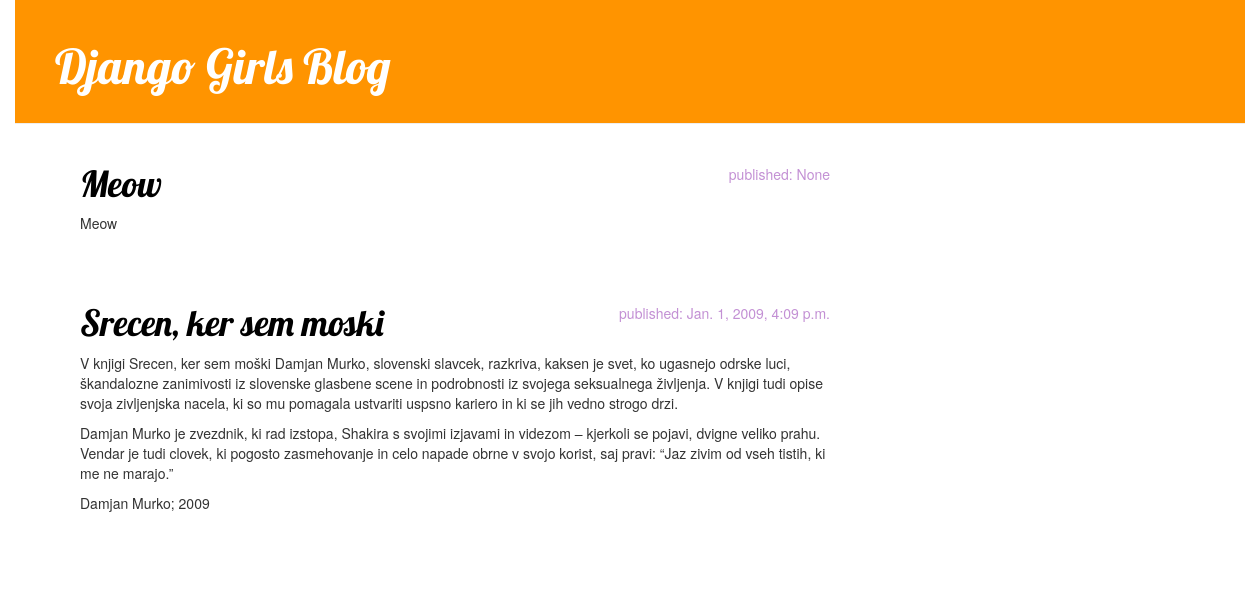
Screenshot of /blog/ with the database file from the repository.
### blog/models.py (models this page shows, shortened)
class Post(models.Model):
    author = models.ForeignKey('auth.User')
    title = models.CharField(max_length=200)
    text = models.TextField()
    created_date = models.DateTimeField(
            default=timezone.now)
    published_date = models.DateTimeField(
            blank=True, null=True)
    image_ugl = models.CharField(max_length=500, null=True, blank=True)

### blog/views.py (the view)
def post_list(request):
    posts = Post.objects.all().order_by('published_date')
    return render(request, 'blog/post_list.html', {'posts': posts, "n": range(12)})

### blog/Templates/blog/post_list.html (shortened to what this page needs)
<!DOCTYPE html>
{% load staticfiles %}
<html lang="en">
<head>
    <link rel="stylesheet" href="//maxcdn.bootstrapcdn.com/bootstrap/3.2.0/css/bootstrap.min.css">
<link rel="stylesheet" href="//maxcdn.bootstrapcdn.com/bootstrap/3.2.0/css/bootstrap-theme.min.css">
   <link rel="stylesheet" href="{% static "css/blog.css" %}">
</head>
<body>
<div class="page-header">
    <h1><a href="/">Django Girls Blog</a></h1>
</div>
    <div class="content container">
    <div class="row">
        <div class="col-md-8">
            {% for post in posts %}
                <div class="post">
                    <div class="date">
                        <p>published: {{ post.published_date }}</p>
                    </div>
                    <h1><a href="">{{ post.title }}</a></h1>
                    <p>{{ post.text|linebreaks }}</p>
                </div>
            {% endfor %}
        </div>
    </div>
</div>
</body>
</html>

### blog/static/css/blog.css (style rules this page uses)
h1 a { color: #FCA205; font-family: 'Lobster'; }
body { padding-left: 15px; }
.page-header { background-color: #ff9400; margin-top: 0; padding: 20px 20px 20px 40px; }
.page-header h1, .page-header h1 a, .page-header h1 a:visited, .page-header h1 a:active { color: #ffffff; font-size: 36pt; text-decoration: none; }
.content { margin-left: 50px; }
h1, h2, h3, h4 { font-family: 'Lobster', cursive; }
.date { float: right; color: #C390D4; }
.post { margin-bottom: 70px; }
.post h1 a, .post h1 a:visited { color: #000000; }

### rows the page displays
Post: published_date "None", title "Meow", text "Meow"
Post: published_date "Jan. 1, 2009, 4:09 p.m.", title "Srecen, ker sem moski", text "V knjigi Srecen, ker sem moški Damjan Murko, slovenski slavcek, razkriva, kaksen je svet, ko ugasnejo odrske luci, škandalozne zanimivosti iz slovenske glasbene scene in podrobnosti iz svojega seksualnega življenja. V knjigi tudi opise svoja zivljenjska nacela, ki so mu pomagala ustvariti uspsno kariero in ki se jih vedno strogo drzi. Damjan Murko je zvezdnik, ki rad izstopa, Shakira s svojimi izjavami in videzom – kjerkoli se pojavi, dvigne veliko prahu. Vendar je tudi clovek, ki pogosto zasmehovanje in celo napade obrne v svojo korist, saj pravi: “Jaz zivim od vseh tistih, ki me ne marajo.” Damjan Murko; 2009"
